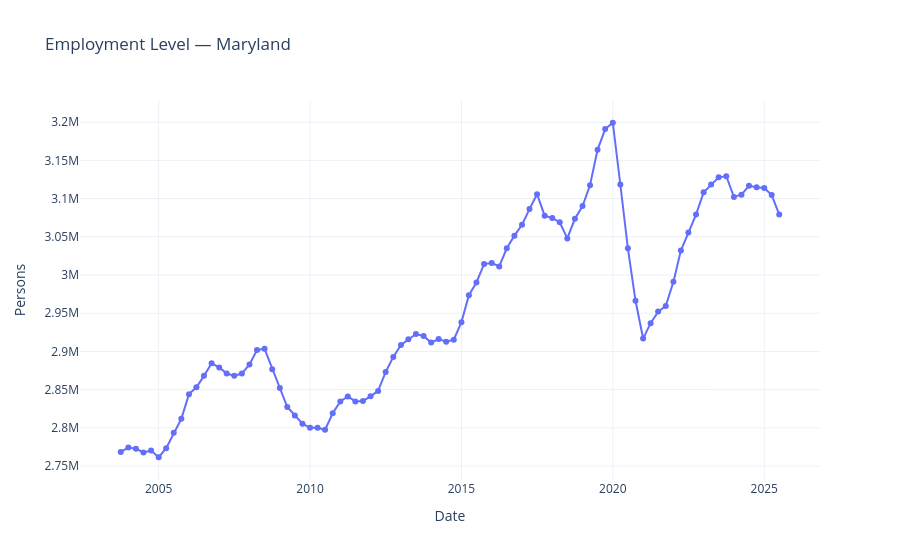

Notebook code for this chart:
### Code cell
title = FRED_SERIES_TITLES["employment"]
df_m = labor_df[labor_df["metric"] == title].sort_values("date")

fig = go.Figure()
fig.add_trace(go.Scatter(
    x=df_m["date"],
    y=df_m["value"],
    mode="lines+markers",
    name="Employment"
))

fig.update_layout(
    title="Employment Level — Maryland",
    xaxis_title="Date",
    yaxis_title="Persons",
    template="plotly_white"
)

fig.show()
